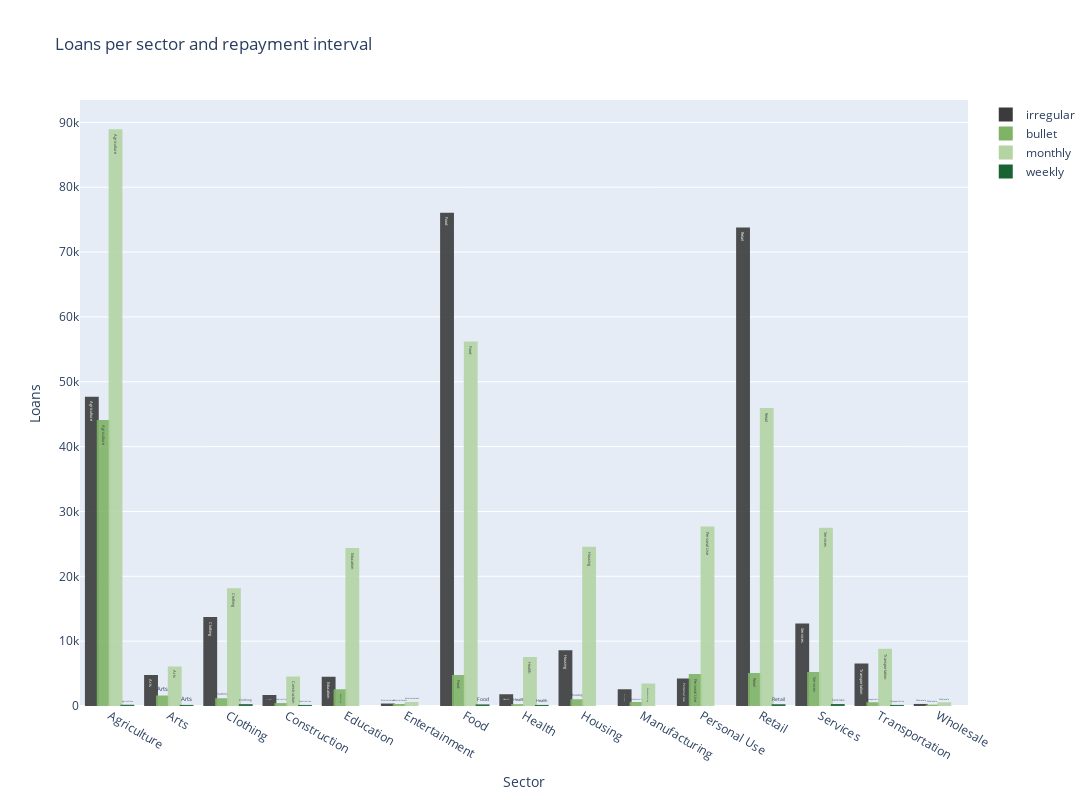

The notebook cell this image was saved under:
### Code cell
data = []
cl =[5, 2, 1, 4]
for i, ry in enumerate(repayment_interval):
    df = kiva_loans.loc[kiva_loans.repayment_interval==ry]
    df = df.groupby("sector")["loan_amount"].count().reset_index()
    df.columns = ["sector", "loans"]
    trace = go.Bar(
        x = df['sector'],y = df['loans'],
        name=ry,
         marker=dict(
                    color=color_list[cl[i]],
                    line=dict(
                        color=color_list[cl[i]],
                        width=2),
                    opacity=0.9,
                ),
        text= df['sector'],
    )
    data.append(trace)
    
layout = dict(title = 'Loans per sector and repayment interval',
          xaxis = dict(title = 'Sector', showticklabels=True), 
          yaxis = dict(title = 'Loans'),
          hovermode = 'closest',
          #barmode='stack',
          height=800,
          width=1200
         )
fig = dict(data=data, layout=layout)
iplot(fig, filename='sector-repayment-interval')

### Figure 1 — Plotly figure (JSON) as saved in the notebook; plotly's stock layout.template omitted (floating-point values rounded to 4 significant figures)
{"data": [{"marker": {"color": "#3b3b3b", "line": {"color": "#3b3b3b", "width": 2}, "opacity": 0.9}, "name": "irregular", "text": ["Agriculture", "Arts", "Clothing", "Construction", "Education", "Entertainment", "Food", "Health", "Housing", "Manufacturing", "Personal Use", "Retail", "Services", "Transportation", "Wholesale"], "type": "bar", "x": ["Agriculture", "Arts", "Clothing", "Construction", "Education", "Entertainment", "Food", "Health", "Housing", "Manufacturing", "Personal Use", "Retail", "Services", "Transportation", "Wholesale"], "y": [47524, 4636, 13559, 1549, 4351, 226, 75914, 1659, 8451, 2439, 4083, 73646, 12552, 6405, 164]}, {"marker": {"color": "#7fb466", "line": {"color": "#7fb466", "width": 2}, "opacity": 0.9}, "name": "bullet", "text": ["Agriculture", "Arts", "Clothing", "Construction", "Education", "Entertainment", "Food", "Health", "Housing", "Manufacturing", "Personal Use", "Retail", "Services", "Transportation", "Wholesale"], "type": "bar", "x": ["Agriculture", "Arts", "Clothing", "Construction", "Education", "Entertainment", "Food", "Health", "Housing", "Manufacturing", "Personal Use", "Retail", "Services", "Transportation", "Wholesale"], "y": [43963, 1475, 1048, 294, 2437, 155, 4607, 138, 880, 451, 4791, 4940, 5083, 410, 56]}, {"marker": {"color": "#b4d4a4", "line": {"color": "#b4d4a4", "width": 2}, "opacity": 0.9}, "name": "monthly", "text": ["Agriculture", "Arts", "Clothing", "Construction", "Education", "Entertainment", "Food", "Health", "Housing", "Manufacturing", "Personal Use", "Retail", "Services", "Transportation", "Wholesale"], "type": "bar", "x": ["Agriculture", "Arts", "Clothing", "Construction", "Education", "Entertainment", "Food", "Health", "Housing", "Manufacturing", "Personal Use", "Retail", "Services", "Transportation", "Wholesale"], "y": [88776, 5934, 17997, 4414, 24225, 449, 56039, 7413, 24400, 3318, 27511, 45784, 27352, 8691, 414]}, {"marker": {"color": "#1a6333", "line": {"color": "#1a6333", "width": 2}, "opacity": 0.9}, "name": "weekly", "text": ["Agriculture", "Arts", "Clothing", "Construction", "Food", "Health", "Retail", "Services", "Transportation"], "type": "bar", "x": ["Agriculture", "Arts", "Clothing", "Construction", "Food", "Health", "Retail", "Services", "Transportation"], "y": [39, 15, 138, 11, 97, 13, 124, 153, 12]}], "layout": {"height": 800, "hovermode": "closest", "title": {"text": "Loans per sector and repayment interval"}, "width": 1200, "xaxis": {"showticklabels": true, "title": {"text": "Sector"}}, "yaxis": {"title": {"text": "Loans"}}}}
